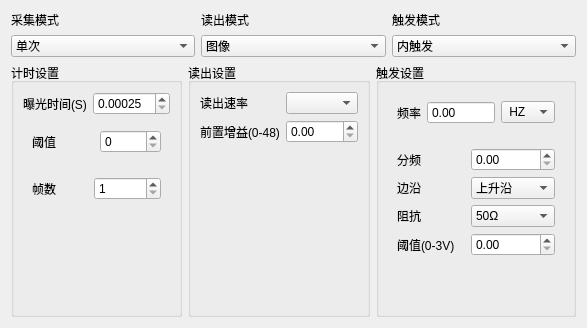
     <widget class="QWidget" name="tab">
      <attribute name="title">
       <string>相机设置</string>
      </attribute>
      <layout class="QVBoxLayout" name="verticalLayout_18">
       <item>
        <layout class="QGridLayout" name="gridLayout">
         <item row="1" column="0">
          <widget class="QComboBox" name="comboBox_measure_mode">
           <item>
            <property name="text">
             <string>单次</string>
            </property>
           </item>
           <item>
            <property name="text">
             <string>累加</string>
            </property>
           </item>
           <item>
            <property name="text">
             <string>光子计数</string>
            </property>
           </item>
          </widget>
         </item>
         <item row="0" column="0">
          <widget class="QLabel" name="label">
           <property name="text">
            <string>采集模式</string>
           </property>
          </widget>
         </item>
         <item row="1" column="2">
          <widget class="QComboBox" name="comboBox_trigger_mode">
           <item>
            <property name="text">
             <string>内触发</string>
            </property>
           </item>
           <item>
            <property name="text">
             <string>外触发</string>
            </property>
           </item>
          </widget>
         </item>
         <item row="1" column="1">
          <widget class="QComboBox" name="comboBox_readout_mode">
           <item>
            <property name="text">
             <string>图像</string>
            </property>
           </item>
          </widget>
         </item>
         <item row="0" column="2">
          <widget class="QLabel" name="label_2">
           <property name="text">
            <string>触发模式</string>
           </property>
          </widget>
         </item>
         <item row="0" column="1">
          <widget class="QLabel" name="label_3">
           <property name="text">
            <string>读出模式</string>
           </property>
          </widget>
         </item>
        </layout>
       </item>
       <item>
        <layout class="QHBoxLayout" name="horizontalLayout_4">
         <item>
          <widget class="QGroupBox" name="groupBox_6">
           <property name="title">
            <string>计时设置</string>
           </property>
           <layout class="QVBoxLayout" name="verticalLayout_13">
            <item>
             <layout class="QGridLayout" name="gridLayout_7">
              <item row="0" column="0">
               <widget class="QLabel" name="label_4">
                <property name="text">
                 <string>曝光时间(S)</string>
                </property>
               </widget>
              </item>
              <item row="0" column="1">
               <widget class="QDoubleSpinBox" name="doubleSpinBox_exposure_time">
                <property name="decimals">
                 <number>5</number>
                </property>
                <property name="minimum">
                 <double>0.000250000000000</double>
                </property>
                <property name="maximum">
                 <double>30.000000000000000</double>
                </property>
                <property name="singleStep">
                 <double>0.001000000000000</double>
                </property>
               </widget>
              </item>
             </layout>
            </item>
            <item>
             <widget class="QWidget" name="widget_2" native="true">
              <layout class="QHBoxLayout" name="horizontalLayout_8">
               <item>
                <widget class="QLabel" name="label_35">
                 <property name="text">
                  <string>阈值</string>
                 </property>
                </widget>
               </item>
               <item>
                <widget class="QSpinBox" name="spinBox_threshold">
                 <property name="maximum">
                  <number>255</number>
                 </property>
                </widget>
               </item>
              </layout>
             </widget>
            </item>
            <item>
             <widget class="QWidget" name="widget_total_frame_count" native="true">
              <layout class="QVBoxLayout" name="verticalLayout_14">
               <item>
                <layout class="QGridLayout" name="gridLayout_2">
                 <item row="0" column="0">
                  <widget class="QLabel" name="label_15">
                   <property name="text">
                    <string>帧数</string>
                   </property>
                  </widget>
                 </item>
                 <item row="0" column="1">
                  <widget class="QSpinBox" name="spinBox_frame_count">
                   <property name="minimum">
                    <number>1</number>
                   </property>
                   <property name="maximum">
                    <number>1000000</number>
                   </property>
                   <property name="value">
                    <number>1</number>
                   </property>
                  </widget>
                 </item>
                </layout>
               </item>
              </layout>
             </widget>
            </item>
            <item>
             <spacer name="verticalSpacer_10">
              <property name="orientation">
               <enum>Qt::Vertical</enum>
              </property>
              <property name="sizeHint" stdset="0">
               <size>
                <width>20</width>
                <height>40</height>
               </size>
              </property>
             </spacer>
            </item>
           </layout>
          </widget>
         </item>
         <item>
          <widget class="QGroupBox" name="groupBox_7">
           <property name="title">
            <string>读出设置</string>
           </property>
           <layout class="QVBoxLayout" name="verticalLayout_12">
            <item>
             <layout class="QGridLayout" name="gridLayout_6">
              <item row="0" column="0">
               <widget class="QLabel" name="label_5">
                <property name="text">
                 <string>读出速率</string>
                </property>
               </widget>
              </item>
              <item row="0" column="1">
               <widget class="QComboBox" name="comboBox_frame_rate"/>
              </item>
              <item row="1" column="0">
               <widget class="QLabel" name="label_6">
                <property name="text">
                 <string>前置增益(0-48)</string>
                </property>
               </widget>
              </item>
              <item row="1" column="1">
               <widget class="QDoubleSpinBox" name="doubleSpinBox_pre_gain">
                <property name="maximum">
                 <double>48.000000000000000</double>
                </property>
               </widget>
              </item>
             </layout>
            </item>
            <item>
             <spacer name="verticalSpacer_9">
              <property name="orientation">
               <enum>Qt::Vertical</enum>
              </property>
              <property name="sizeHint" stdset="0">
               <size>
                <width>20</width>
                <height>40</height>
               </size>
              </property>
             </spacer>
            </item>
           </layout>
          </widget>
         </item>
         <item>
          <widget class="QGroupBox" name="groupBox_8">
           <property name="title">
            <string>触发设置</string>
           </property>
           <layout class="QVBoxLayout" name="verticalLayout_17">
            <item>
             <widget class="QWidget" name="widget_internal_trigger" native="true">
              <layout class="QVBoxLayout" name="verticalLayout_20">
               <item>
                <layout class="QHBoxLayout" name="horizontalLayout_6">
                 <item>
                  <widget class="QLabel" name="label_33">
                   <property name="text">
                    <string>频率</string>
                   </property>
                  </widget>
                 </item>
                 <item>
                  <widget class="QDoubleSpinBox" name="doubleSpinBox_internal_trigger_rate">
                   <property name="buttonSymbols">
                    <enum>QAbstractSpinBox::NoButtons</enum>
                   </property>
                   <property name="maximum">
                    <double>1000000.000000000000000</double>
                   </property>
                  </widget>
                 </item>
                 <item>
                  <widget class="QComboBox" name="comboBox_internal_trigger_rate_unit">
                   <property name="minimumSize">
                    <size>
                     <width>50</width>
                     <height>0</height>
                    </size>
                   </property>
                   <item>
                    <property name="text">
                     <string> HZ</string>
                    </property>
                   </item>
                   <item>
                    <property name="text">
                     <string>KHZ</string>
                    </property>
                   </item>
                  </widget>
                 </item>
                </layout>
               </item>
              </layout>
             </widget>
            </item>
            <item>
             <widget class="QWidget" name="widget_external_trigger" native="true">
              <layout class="QVBoxLayout" name="verticalLayout">
               <item>
                <layout class="QGridLayout" name="gridLayout_8">
                 <item row="1" column="0">
                  <widget class="QLabel" name="label_18">
                   <property name="text">
                    <string>边沿</string>
                   </property>
                  </widget>
                 </item>
                 <item row="1" column="1">
                  <widget class="QComboBox" name="comboBox_trigger_edge">
                   <item>
                    <property name="text">
                     <string>上升沿</string>
                    </property>
                   </item>
                   <item>
                    <property name="text">
                     <string>下降沿</string>
                    </property>
                   </item>
                  </widget>
                 </item>
                 <item row="2" column="0">
                  <widget class="QLabel" name="label_21">
                   <property name="text">
                    <string>阻抗</string>
                   </property>
                  </widget>
                 </item>
                 <item row="3" column="0">
                  <widget class="QLabel" name="label_31">
                   <property name="text">
                    <string>阈值(0-3V)</string>
                   </property>
                  </widget>
                 </item>
                 <item row="2" column="1">
                  <widget class="QComboBox" name="comboBox_trigger_impedance">
                   <item>
                    <property name="text">
                     <string>50Ω</string>
                    </property>
                   </item>
                   <item>
                    <property name="text">
                     <string>HIZ</string>
                    </property>
                   </item>
                  </widget>
                 </item>
                 <item row="3" column="1">
                  <widget class="QDoubleSpinBox" name="doubleSpinBox_trigger_level">
                   <property name="maximum">
                    <double>3.000000000000000</double>
                   </property>
                   <property name="singleStep">
                    <double>0.100000000000000</double>
                   </property>
                  </widget>
                 </item>
                 <item row="0" column="0">
                  <widget class="QLabel" name="label_34">
                   <property name="text">
                    <string>分频</string>
                   </property>
                  </widget>
                 </item>
                 <item row="0" column="1">
                  <widget class="QDoubleSpinBox" name="doubleSpinBox_divisor">
                   <property name="maximum">
                    <double>1000000000.000000000000000</double>
                   </property>
                  </widget>
                 </item>
                </layout>
               </item>
              </layout>
              <zorder></zorder>
             </widget>
            </item>
            <item>
             <spacer name="verticalSpacer_5">
              <property name="orientation">
               <enum>Qt::Vertical</enum>
              </property>
              <property name="sizeHint" stdset="0">
               <size>
                <width>20</width>
                <height>40</height>
               </size>
              </property>
             </spacer>
            </item>
           </layout>
          </widget>
         </item>
        </layout>
       </item>
      </layout>
     </widget>
